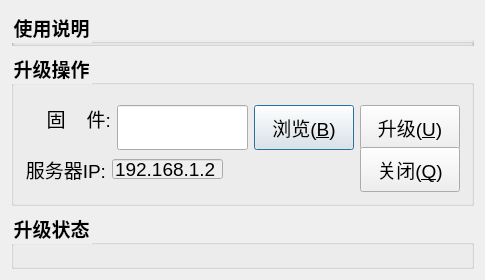
<?xml version="1.0" encoding="UTF-8"?>
<ui version="4.0">
 <class>Dialog</class>
 <widget class="QDialog" name="Dialog">
  <property name="geometry">
   <rect>
    <x>0</x>
    <y>0</y>
    <width>485</width>
    <height>280</height>
   </rect>
  </property>
  <property name="minimumSize">
   <size>
    <width>485</width>
    <height>280</height>
   </size>
  </property>
  <property name="maximumSize">
   <size>
    <width>485</width>
    <height>280</height>
   </size>
  </property>
  <property name="font">
   <font>
    <family>aakar</family>
    <pointsize>14</pointsize>
    <weight>75</weight>
    <bold>true</bold>
   </font>
  </property>
  <property name="windowTitle">
   <string>拼接服务器升级</string>
  </property>
  <layout class="QGridLayout" name="gridLayout_3">
   <item row="0" column="0">
    <widget class="QGroupBox" name="information">
     <property name="minimumSize">
      <size>
       <width>1</width>
       <height>1</height>
      </size>
     </property>
     <property name="font">
      <font>
       <pointsize>14</pointsize>
      </font>
     </property>
     <property name="styleSheet">
      <string notr="true">color:rgb(0,0,0)</string>
     </property>
     <property name="title">
      <string>使用说明</string>
     </property>
     <layout class="QGridLayout" name="gridLayout">
      <item row="0" column="0">
       <widget class="QLabel" name="label_3">
        <property name="minimumSize">
         <size>
          <width>300</width>
          <height>21</height>
         </size>
        </property>
        <property name="font">
         <font>
          <family>Times New Roman</family>
          <pointsize>14</pointsize>
         </font>
        </property>
        <property name="text">
         <string>1. 升级过程中，请不要断开服务器电源和网络连接。</string>
        </property>
       </widget>
      </item>
     </layout>
    </widget>
   </item>
   <item row="1" column="0">
    <widget class="QGroupBox" name="upgrade">
     <property name="font">
      <font>
       <pointsize>14</pointsize>
      </font>
     </property>
     <property name="styleSheet">
      <string notr="true">color:rgb(0,0,0)</string>
     </property>
     <property name="title">
      <string>升级操作</string>
     </property>
     <layout class="QGridLayout" name="gridLayout_2">
      <item row="0" column="0">
       <layout class="QHBoxLayout" name="horizontalLayout">
        <item>
         <widget class="QLabel" name="label_2">
          <property name="minimumSize">
           <size>
            <width>45</width>
            <height>0</height>
           </size>
          </property>
          <property name="font">
           <font>
            <pointsize>14</pointsize>
           </font>
          </property>
          <property name="text">
           <string>固    件:</string>
          </property>
          <property name="alignment">
           <set>Qt::AlignRight|Qt::AlignTrailing|Qt::AlignVCenter</set>
          </property>
         </widget>
        </item>
        <item>
         <widget class="QLineEdit" name="lineEditFile">
          <property name="minimumSize">
           <size>
            <width>131</width>
            <height>45</height>
           </size>
          </property>
          <property name="maximumSize">
           <size>
            <width>131</width>
            <height>26</height>
           </size>
          </property>
          <property name="font">
           <font>
            <pointsize>10</pointsize>
           </font>
          </property>
          <property name="readOnly">
           <bool>true</bool>
          </property>
         </widget>
        </item>
        <item>
         <widget class="QPushButton" name="pushButtonBrow">
          <property name="minimumSize">
           <size>
            <width>100</width>
            <height>45</height>
           </size>
          </property>
          <property name="maximumSize">
           <size>
            <width>85</width>
            <height>27</height>
           </size>
          </property>
          <property name="font">
           <font>
            <pointsize>14</pointsize>
           </font>
          </property>
          <property name="text">
           <string>浏览(&amp;B)</string>
          </property>
         </widget>
        </item>
        <item>
         <widget class="QPushButton" name="pushButtonSend">
          <property name="minimumSize">
           <size>
            <width>100</width>
            <height>45</height>
           </size>
          </property>
          <property name="maximumSize">
           <size>
            <width>85</width>
            <height>27</height>
           </size>
          </property>
          <property name="font">
           <font>
            <pointsize>14</pointsize>
           </font>
          </property>
          <property name="text">
           <string>升级(&amp;U)</string>
          </property>
         </widget>
        </item>
       </layout>
      </item>
      <item row="1" column="0">
       <layout class="QHBoxLayout" name="horizontalLayout_2">
        <item>
         <widget class="QLabel" name="label">
          <property name="font">
           <font>
            <pointsize>14</pointsize>
           </font>
          </property>
          <property name="text">
           <string>服务器IP:</string>
          </property>
          <property name="alignment">
           <set>Qt::AlignRight|Qt::AlignTrailing|Qt::AlignVCenter</set>
          </property>
         </widget>
        </item>
        <item>
         <widget class="QLineEdit" name="lineEditTag">
          <property name="enabled">
           <bool>false</bool>
          </property>
          <property name="minimumSize">
           <size>
            <width>45</width>
            <height>0</height>
           </size>
          </property>
          <property name="maximumSize">
           <size>
            <width>111</width>
            <height>20</height>
           </size>
          </property>
          <property name="font">
           <font>
            <pointsize>14</pointsize>
           </font>
          </property>
          <property name="text">
           <string>192.168.1.2</string>
          </property>
         </widget>
        </item>
        <item>
         <spacer name="horizontalSpacer">
          <property name="orientation">
           <enum>Qt::Horizontal</enum>
          </property>
          <property name="sizeHint" stdset="0">
           <size>
            <width>80</width>
            <height>20</height>
           </size>
          </property>
         </spacer>
        </item>
        <item>
         <widget class="QPushButton" name="pushButtonClose">
          <property name="minimumSize">
           <size>
            <width>100</width>
            <height>45</height>
           </size>
          </property>
          <property name="font">
           <font>
            <pointsize>14</pointsize>
            <weight>50</weight>
            <bold>false</bold>
           </font>
          </property>
          <property name="text">
           <string>关闭(&amp;Q)</string>
          </property>
         </widget>
        </item>
       </layout>
      </item>
     </layout>
     <zorder>lineEditTag</zorder>
     <zorder>label</zorder>
     <zorder>pushButtonBrow</zorder>
     <zorder>label_2</zorder>
     <zorder>lineEditFile</zorder>
     <zorder>pushButtonSend</zorder>
     <zorder>pushButtonClose</zorder>
     <zorder>horizontalSpacer</zorder>
     <zorder></zorder>
    </widget>
   </item>
   <item row="2" column="0">
    <widget class="QGroupBox" name="upgrade_status">
     <property name="font">
      <font>
       <pointsize>14</pointsize>
      </font>
     </property>
     <property name="styleSheet">
      <string notr="true">color:rgb(0,0,0)</string>
     </property>
     <property name="title">
      <string>升级状态</string>
     </property>
     <widget class="QLabel" name="labelStatus">
      <property name="geometry">
       <rect>
        <x>17</x>
        <y>25</y>
        <width>441</width>
        <height>20</height>
       </rect>
      </property>
      <property name="minimumSize">
       <size>
        <width>441</width>
        <height>20</height>
       </size>
      </property>
      <property name="font">
       <font>
        <pointsize>10</pointsize>
       </font>
      </property>
      <property name="text">
       <string/>
      </property>
      <property name="alignment">
       <set>Qt::AlignLeading|Qt::AlignLeft|Qt::AlignTop</set>
      </property>
      <property name="wordWrap">
       <bool>true</bool>
      </property>
     </widget>
    </widget>
   </item>
  </layout>
  <zorder>information</zorder>
  <zorder>upgrade</zorder>
  <zorder>upgrade_status</zorder>
  <zorder>pushButtonClose</zorder>
 </widget>
 <layoutdefault spacing="6" margin="11"/>
 <resources/>
 <connections/>
</ui>
